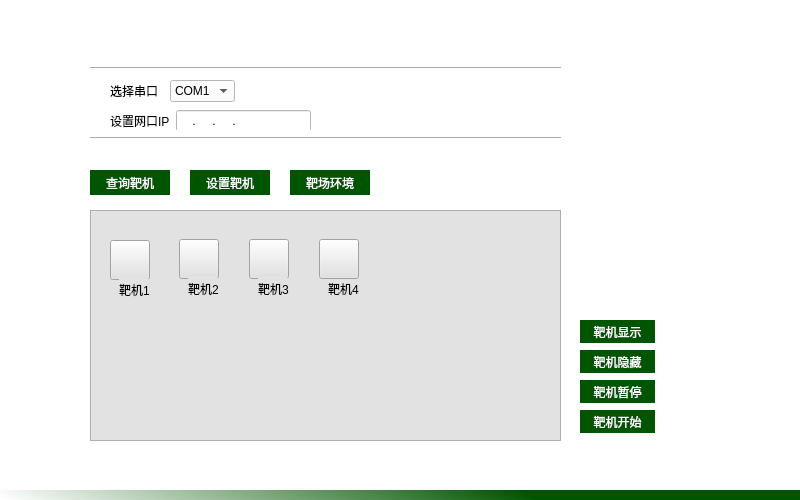
<?xml version="1.0" encoding="UTF-8"?>
<ui version="4.0">
 <class>DevicesManage</class>
 <widget class="QWidget" name="DevicesManage">
  <property name="geometry">
   <rect>
    <x>0</x>
    <y>0</y>
    <width>800</width>
    <height>500</height>
   </rect>
  </property>
  <property name="windowTitle">
   <string>Form</string>
  </property>
  <property name="styleSheet">
   <string notr="true">background-color: rgb(255, 255, 255);</string>
  </property>
  <widget class="QPushButton" name="pushButton_2">
   <property name="geometry">
    <rect>
     <x>90</x>
     <y>170</y>
     <width>80</width>
     <height>25</height>
    </rect>
   </property>
   <property name="styleSheet">
    <string notr="true">background-color: rgb(0, 85, 0);
color: rgb(255, 255, 255);
border:none
</string>
   </property>
   <property name="text">
    <string>查询靶机</string>
   </property>
  </widget>
  <widget class="QPushButton" name="pushButton_6">
   <property name="geometry">
    <rect>
     <x>190</x>
     <y>170</y>
     <width>80</width>
     <height>25</height>
    </rect>
   </property>
   <property name="styleSheet">
    <string notr="true">background-color: rgb(0, 85, 0);
color: rgb(255, 255, 255);
border:none
</string>
   </property>
   <property name="text">
    <string>设置靶机</string>
   </property>
  </widget>
  <widget class="QPushButton" name="pushButton_11">
   <property name="geometry">
    <rect>
     <x>290</x>
     <y>170</y>
     <width>80</width>
     <height>25</height>
    </rect>
   </property>
   <property name="styleSheet">
    <string notr="true">background-color: rgb(0, 85, 0);
color: rgb(255, 255, 255);
border:none
</string>
   </property>
   <property name="text">
    <string>靶场环境</string>
   </property>
  </widget>
  <widget class="QWidget" name="layoutWidget">
   <property name="geometry">
    <rect>
     <x>110</x>
     <y>80</y>
     <width>125</width>
     <height>22</height>
    </rect>
   </property>
   <layout class="QHBoxLayout" name="horizontalLayout">
    <item>
     <widget class="QLabel" name="label">
      <property name="text">
       <string>选择串口</string>
      </property>
     </widget>
    </item>
    <item>
     <widget class="QComboBox" name="comboBox">
      <item>
       <property name="text">
        <string>COM1</string>
       </property>
      </item>
     </widget>
    </item>
   </layout>
  </widget>
  <widget class="QWidget" name="layoutWidget">
   <property name="geometry">
    <rect>
     <x>110</x>
     <y>110</y>
     <width>201</width>
     <height>22</height>
    </rect>
   </property>
   <layout class="QHBoxLayout" name="horizontalLayout_2">
    <item>
     <widget class="QLabel" name="label_2">
      <property name="text">
       <string>设置网口IP</string>
      </property>
     </widget>
    </item>
    <item>
     <widget class="QLineEdit" name="lineEdit">
      <property name="text">
       <string>    .     .     .</string>
      </property>
     </widget>
    </item>
   </layout>
  </widget>
  <widget class="QFrame" name="frame">
   <property name="geometry">
    <rect>
     <x>90</x>
     <y>210</y>
     <width>471</width>
     <height>231</height>
    </rect>
   </property>
   <property name="styleSheet">
    <string notr="true">background-color: rgb(226, 226, 226);</string>
   </property>
   <property name="frameShape">
    <enum>QFrame::StyledPanel</enum>
   </property>
   <property name="frameShadow">
    <enum>QFrame::Raised</enum>
   </property>
   <widget class="QPushButton" name="pushButton">
    <property name="geometry">
     <rect>
      <x>20</x>
      <y>30</y>
      <width>40</width>
      <height>40</height>
     </rect>
    </property>
    <property name="styleSheet">
     <string notr="true">border-image: url(:/pic/靶子图标.png);</string>
    </property>
    <property name="text">
     <string/>
    </property>
   </widget>
   <widget class="QPushButton" name="pushButton_4">
    <property name="geometry">
     <rect>
      <x>89</x>
      <y>29</y>
      <width>40</width>
      <height>40</height>
     </rect>
    </property>
    <property name="styleSheet">
     <string notr="true">border-image: url(:/pic/靶子图标.png);</string>
    </property>
    <property name="text">
     <string/>
    </property>
   </widget>
   <widget class="QLabel" name="label_5">
    <property name="geometry">
     <rect>
      <x>98</x>
      <y>68</y>
      <width>31</width>
      <height>21</height>
     </rect>
    </property>
    <property name="text">
     <string>靶机2</string>
    </property>
    <property name="alignment">
     <set>Qt::AlignCenter</set>
    </property>
   </widget>
   <widget class="QLabel" name="label_7">
    <property name="geometry">
     <rect>
      <x>238</x>
      <y>68</y>
      <width>31</width>
      <height>21</height>
     </rect>
    </property>
    <property name="text">
     <string>靶机4</string>
    </property>
    <property name="alignment">
     <set>Qt::AlignCenter</set>
    </property>
   </widget>
   <widget class="QLabel" name="label_3">
    <property name="geometry">
     <rect>
      <x>29</x>
      <y>69</y>
      <width>31</width>
      <height>21</height>
     </rect>
    </property>
    <property name="text">
     <string>靶机1</string>
    </property>
    <property name="alignment">
     <set>Qt::AlignCenter</set>
    </property>
   </widget>
   <widget class="QPushButton" name="pushButton_7">
    <property name="geometry">
     <rect>
      <x>229</x>
      <y>29</y>
      <width>40</width>
      <height>40</height>
     </rect>
    </property>
    <property name="styleSheet">
     <string notr="true">border-image: url(:/pic/靶子图标.png);</string>
    </property>
    <property name="text">
     <string/>
    </property>
   </widget>
   <widget class="QLabel" name="label_6">
    <property name="geometry">
     <rect>
      <x>168</x>
      <y>68</y>
      <width>31</width>
      <height>21</height>
     </rect>
    </property>
    <property name="text">
     <string>靶机3</string>
    </property>
    <property name="alignment">
     <set>Qt::AlignCenter</set>
    </property>
   </widget>
   <widget class="QPushButton" name="pushButton_5">
    <property name="geometry">
     <rect>
      <x>159</x>
      <y>29</y>
      <width>40</width>
      <height>40</height>
     </rect>
    </property>
    <property name="styleSheet">
     <string notr="true">border-image: url(:/pic/靶子图标.png);</string>
    </property>
    <property name="text">
     <string/>
    </property>
   </widget>
   <zorder>pushButton</zorder>
   <zorder>pushButton_4</zorder>
   <zorder>label_7</zorder>
   <zorder>label_5</zorder>
   <zorder>label_3</zorder>
   <zorder>pushButton_7</zorder>
   <zorder>pushButton_5</zorder>
   <zorder>label_6</zorder>
   <zorder>pushButton</zorder>
   <zorder>pushButton_4</zorder>
   <zorder>label_5</zorder>
   <zorder>label_7</zorder>
   <zorder>label_3</zorder>
   <zorder>pushButton_7</zorder>
   <zorder>label_6</zorder>
   <zorder>pushButton_5</zorder>
  </widget>
  <widget class="QPushButton" name="pushButton_9">
   <property name="geometry">
    <rect>
     <x>580</x>
     <y>350</y>
     <width>75</width>
     <height>23</height>
    </rect>
   </property>
   <property name="styleSheet">
    <string notr="true">background-color: rgb(0, 85, 0);
color: rgb(255, 255, 255);
border:none
</string>
   </property>
   <property name="text">
    <string>靶机隐藏</string>
   </property>
  </widget>
  <widget class="QPushButton" name="pushButton_10">
   <property name="geometry">
    <rect>
     <x>580</x>
     <y>380</y>
     <width>75</width>
     <height>23</height>
    </rect>
   </property>
   <property name="styleSheet">
    <string notr="true">background-color: rgb(0, 85, 0);
color: rgb(255, 255, 255);
border:none
</string>
   </property>
   <property name="text">
    <string>靶机暂停</string>
   </property>
  </widget>
  <widget class="QPushButton" name="pushButton_12">
   <property name="geometry">
    <rect>
     <x>580</x>
     <y>410</y>
     <width>75</width>
     <height>23</height>
    </rect>
   </property>
   <property name="styleSheet">
    <string notr="true">background-color: rgb(0, 85, 0);
color: rgb(255, 255, 255);
border:none
</string>
   </property>
   <property name="text">
    <string>靶机开始</string>
   </property>
  </widget>
  <widget class="QPushButton" name="pushButton_13">
   <property name="geometry">
    <rect>
     <x>580</x>
     <y>320</y>
     <width>75</width>
     <height>23</height>
    </rect>
   </property>
   <property name="styleSheet">
    <string notr="true">background-color: rgb(0, 85, 0);
color: rgb(255, 255, 255);
border:none
</string>
   </property>
   <property name="text">
    <string>靶机显示</string>
   </property>
  </widget>
  <widget class="Line" name="line_2">
   <property name="geometry">
    <rect>
     <x>90</x>
     <y>60</y>
     <width>471</width>
     <height>16</height>
    </rect>
   </property>
   <property name="orientation">
    <enum>Qt::Horizontal</enum>
   </property>
  </widget>
  <widget class="Line" name="line_3">
   <property name="geometry">
    <rect>
     <x>90</x>
     <y>130</y>
     <width>471</width>
     <height>16</height>
    </rect>
   </property>
   <property name="orientation">
    <enum>Qt::Horizontal</enum>
   </property>
  </widget>
  <widget class="QLabel" name="label_9">
   <property name="geometry">
    <rect>
     <x>0</x>
     <y>490</y>
     <width>800</width>
     <height>15</height>
    </rect>
   </property>
   <property name="styleSheet">
    <string notr="true">background-color: qlineargradient(spread:pad, x1:0.67, y1:0.516727, x2:0, y2:0.545455, stop:0 rgba(0, 85, 0, 255), stop:1 rgba(255, 255, 255, 255));</string>
   </property>
   <property name="text">
    <string/>
   </property>
  </widget>
  <widget class="QLabel" name="label_10">
   <property name="geometry">
    <rect>
     <x>0</x>
     <y>0</y>
     <width>800</width>
     <height>20</height>
    </rect>
   </property>
   <property name="styleSheet">
    <string notr="true">border-image: url(:/pic/顶部-切角.png);
color: rgb(255, 255, 255);
border:none</string>
   </property>
   <property name="text">
    <string>设备管理</string>
   </property>
   <property name="alignment">
    <set>Qt::AlignCenter</set>
   </property>
  </widget>
 </widget>
 <resources/>
 <connections/>
</ui>
